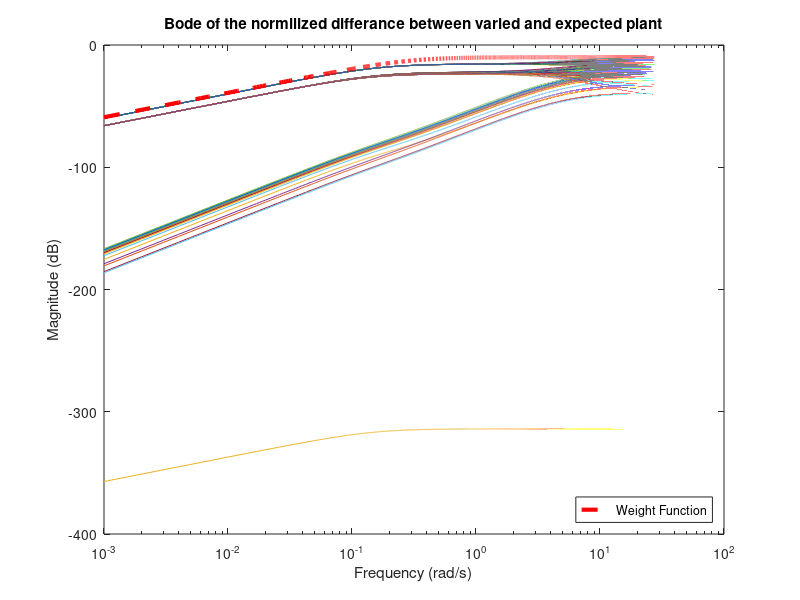

MATLAB code to generate this figure:
clc; clear all; close all; %#ok<CLALL>

%% consts

%Assumed plant variables
M=0.5; %kg Mass of cart
m=0.2; %kg mass of pendulum
L=0.3; %m length of pendulum
g=9.81; %m/s^2 gravity
% w=.1; %m width of pendulum
I=1/3*L^2*m; %kg-m^2 mass moment of inertia
b=0.1; %   dampig coef


% robust Variation of variables
l_robus=.25:.05:.35; %m
m_robus=.18:.01:.22; %kg
M_robus=.4:.05:.55; %kg
I_robus=1/12*L^2*m_robus; %m^2-kg


t = (0:0.01:5); %seconds

%% TF's
s=tf('s');

%TF using variables for the assumed plant
% mapping pendulum angle to input force  TF
q=(M+m)*(I+m*L^2)-(m*L)^2;
tf_pen_num=m*L*s/q;
tf_pen_den=s^3 + b*(I+m*L^2)*s^2/q - (M+m)*m*g*L/q*s - b*m*g*L/q;
tf_pen=tf_pen_num/tf_pen_den;


%mapping cart position to input force  TF
tf_cart_num= ((I+m*L^2)*s^2 - m*g*L)/q;
tf_cart_den=s^4 + b*(I + m*L^2)*s^3/q - (M + m)*m*g*L*s^2/q - b*m*g*L*s/q;
tf_cart=tf_cart_num/tf_cart_den;

%TF1=cart, TF2= pendulum
sys_tf = [tf_cart ; tf_pen];


%angular frequency range
w=(10^-3:.001:100);


%loop over all permutations of variation and plot normilized diference
%between assumed and varied plant
for i=1:1:length(M_robus)
   for p=1:1:length(m_robus)
        for z=1:1:length(l_robus)
            % mapping pendulum angle to input force  TF
            q=(M_robus(i)+m_robus(p))*(I+m_robus(p)*l_robus(z)^2)-(m_robus(p)*l_robus(z))^2;
            tf_pen_num_robus=m_robus(p)*l_robus(z)*s/q;
            tf_pen_den_robus=s^3 + b*(I+m_robus(p)*l_robus(z)^2)*s^2/q - (M_robus(i)+m)*m_robus(p)*g*l_robus(z)/q*s - b*m_robus(p)*g*l_robus(z)/q;
            tf_pen_robus=tf_pen_num_robus/tf_pen_den_robus;
            
            %bode mag plot of normalized variation difference
            [mag,phase,wout] = bode((tf_pen_robus-tf_pen)/tf_pen,w);
            figure(1)
            semilogx(wout, squeeze(20*log10(mag)));
            hold on
        end
    end 
end

%% Adding weight function 

%set weight function parameters
%these parameters were modifie to get weight function slightly above all
%other bode mag plots
s_max=0.3162; %max value of weight functuion as w aproches inf
A_start=1.0000e-08; %starting value of weight functuion as w aproches inf
w0=.9; %bandwith
W=(s+w0*A_start)/(s/s_max+w0); %weight function

%add weight function to other figure 
[mag_w,phase_w,wout_w]=bode(W, w);
weight=semilogx(wout_w,squeeze(20*log10(mag_w)),'--','linewidth',3,'color','red');
legend(weight, 'Weight Function', 'Location', 'southeast')
title('Bode of the normilized differance between varied and expected plant')
xlabel('Frequency (rad/s)')
ylabel('Magnitude (dB)')
